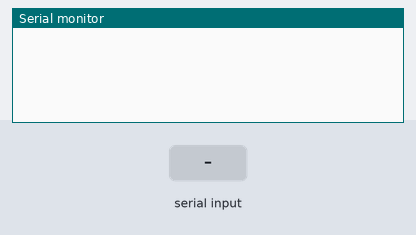
Simulated run of this sketch. Board: Arduino Uno, built with avr-gcc and run on an emulated ATmega328P. Shown: the last lines printed to the serial monitor. The test bench sets the inputs (shaded band).

Above: at 1.2 s.
1.3 s: "90,45\n" received over Serial
At 2.1 s:
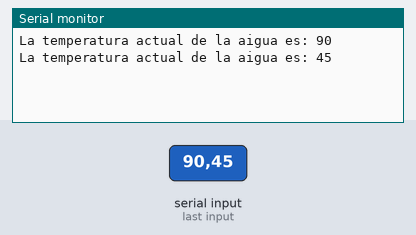
2.8 s: "30,150\n" received over Serial
At 3.6 s:
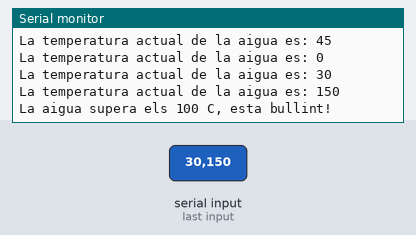
Timing chart, 0 to 5.8 s (numbered marks = the images above; inputs shaded):
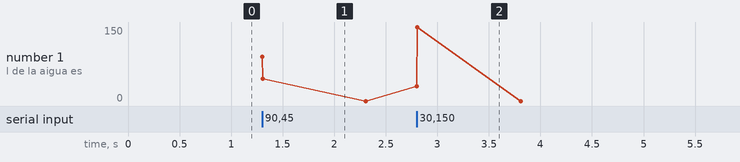

The sketch:

Practica_2.4.1.ino
```cpp
/*************************************************************************
**                                                                      **
**                        Estructura IF, ELSE..                         **
**                                                                      **
*************************************************************************/

//*******  Includes  *****************************************************


//*******  Variables  ****************************************************
int Temperatura;

//*******  Setup  ********************************************************
void setup(){
  Serial.begin(57600);     // Comunicació a 9600bps
}

//*******  Loop  *********************************************************
void loop(){
  while (Serial.available() > 0 ) { //Amb aquest apartat estem dient que si escribim un nombre
   Temperatura = Serial.parseInt();  //mes gran que 0, el codi s'executara, amb el
                                     //Serial.parseInt(), estem llegin el nombre que li escribim
  Serial.print("La temperatura actual de la aigua es: ");
  Serial.println(Temperatura);

  if ( Temperatura > 100)   //Aqui estem fent una comparació ja que si la temperatura supera els
    {                       //100º ens escriura lo de sota.
      Serial.println("La aigua supera els 100 C, esta bullint!");
    }
  }
}
```

Measured:
- after the input at 1.3 s, the serial monitor: prints a new line at once (image 1)
- after the input at 2.8 s, the serial monitor: prints a new line at once (image 2)
